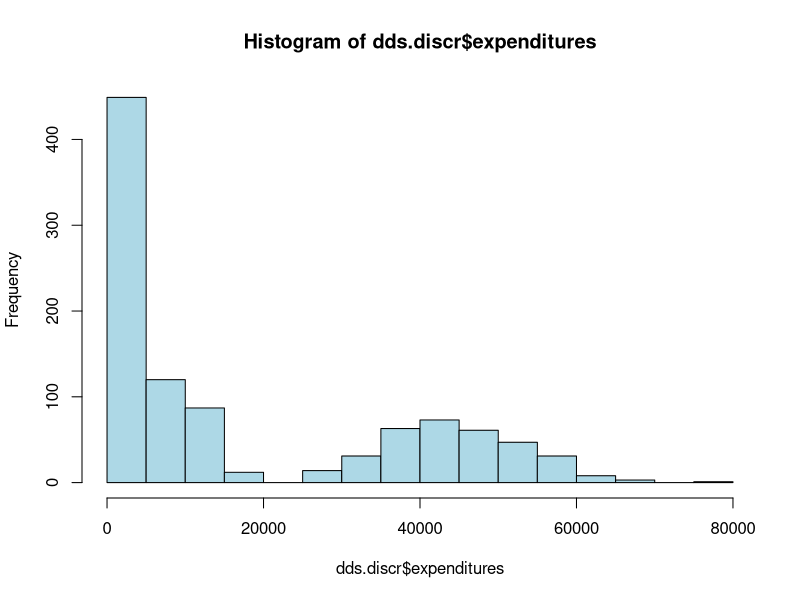
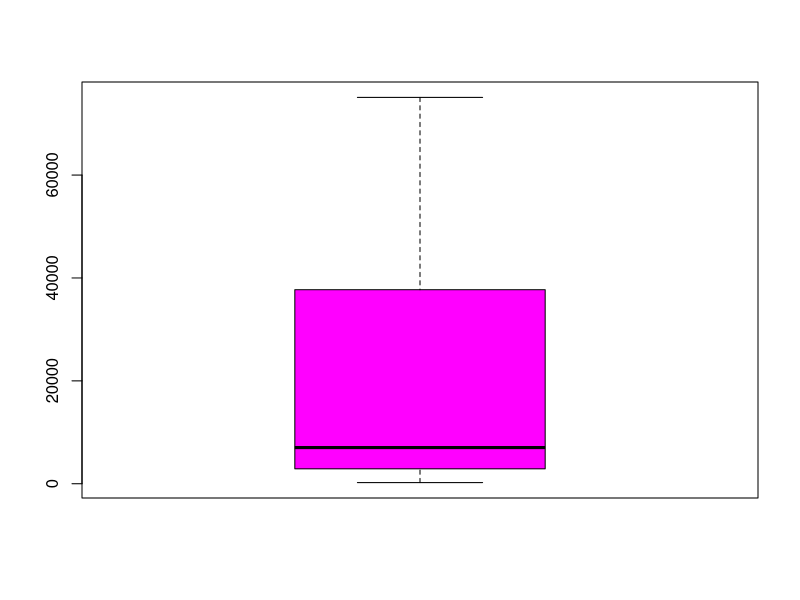
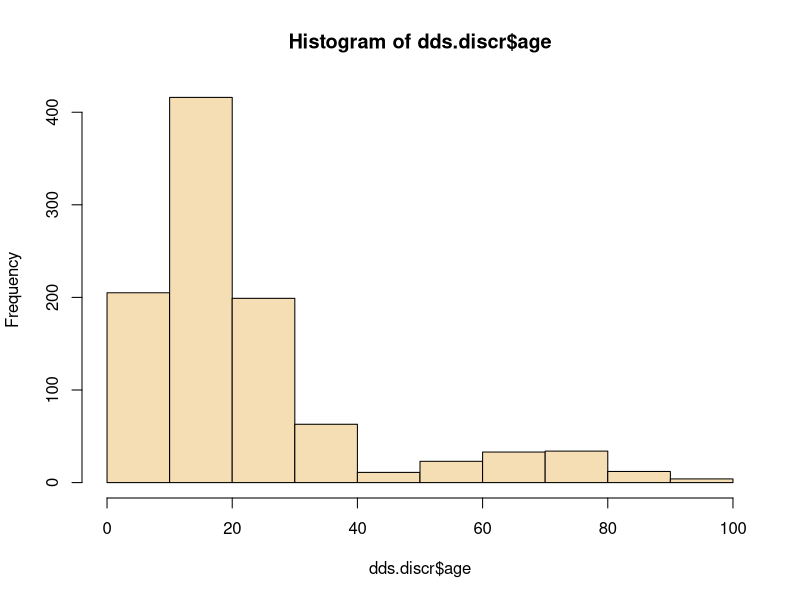
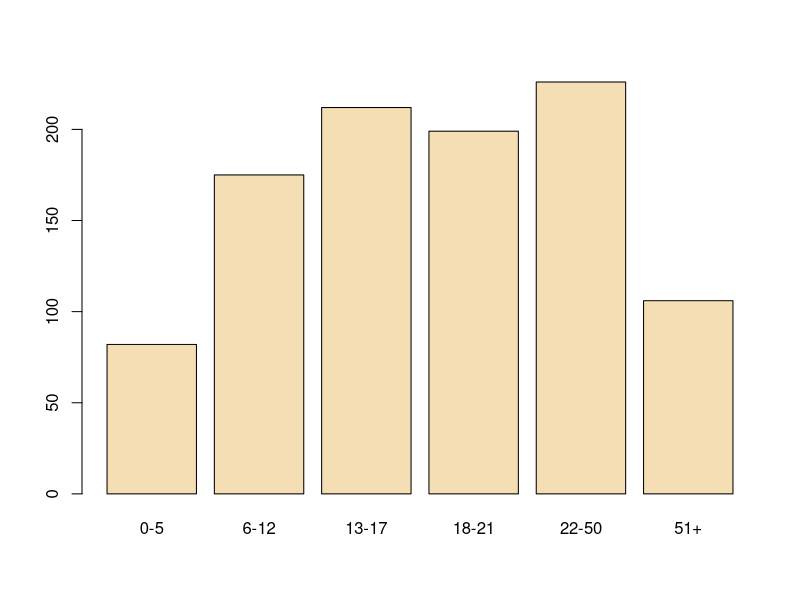
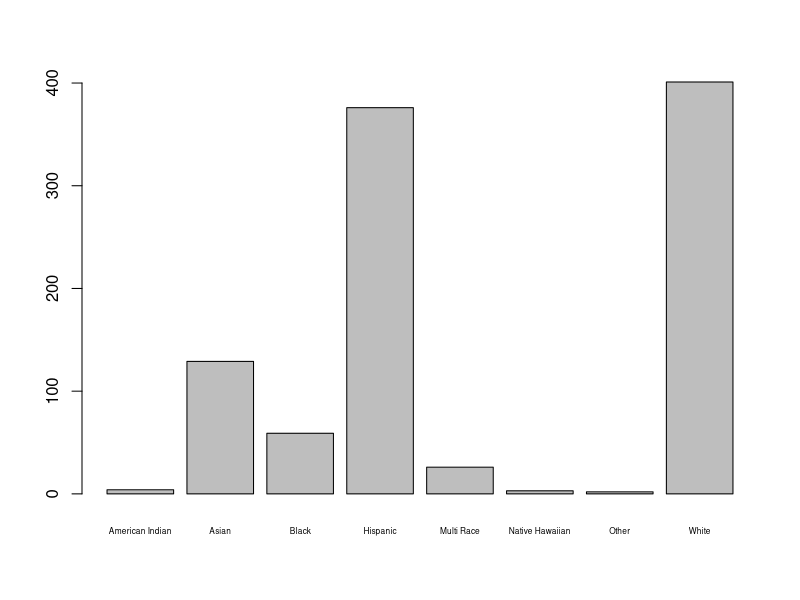
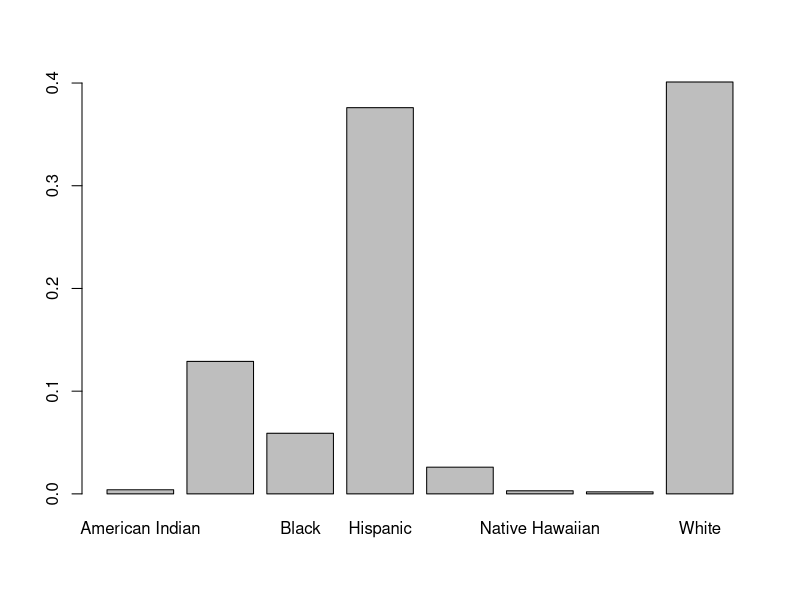
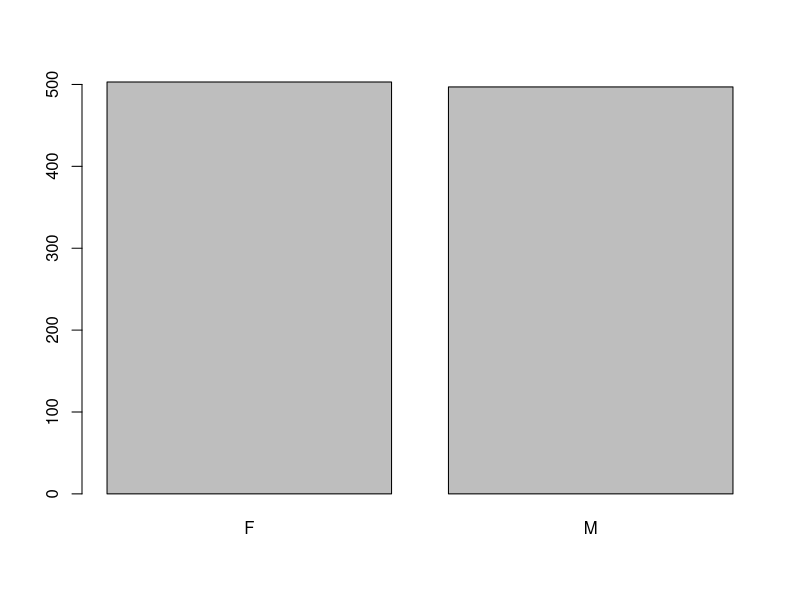
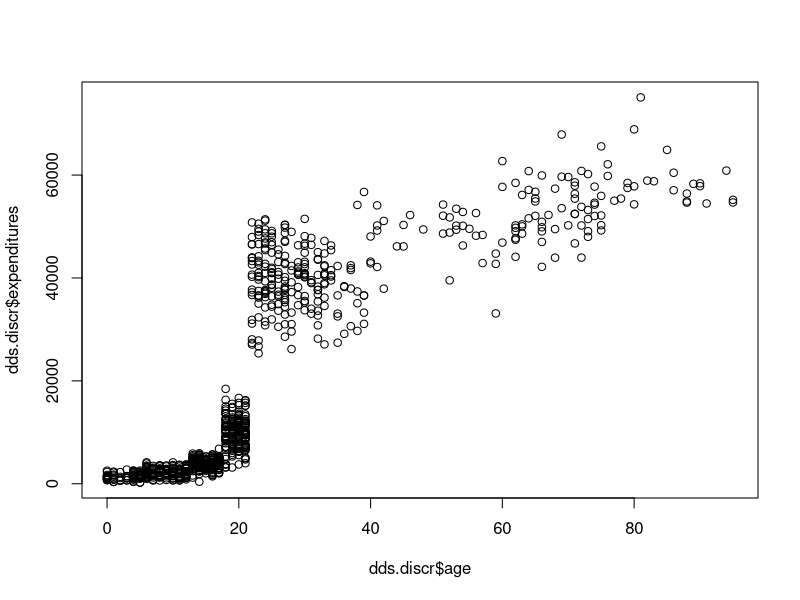

The R script that drew these images, in order:
## ---- chunk 1
#read file into R
dds.discr <- read.csv("data/dds_discrimination.csv")
head(dds.discr)
## ---- chunk 2
#remove first column
dds.discr[,1] <- NULL
    
#alternatively, we can give an extra argument into the read.csv function    
dds.discr2 <- read.csv("data/dds_discrimination.csv", row.names=1)
head(dds.discr2)

## ---- chunk 3
# your work here

names(dds.discr) = c("id","age.cohort","age","gender","expenditures","ethnicity")
names(dds.discr) 

## ---- chunk 4
#maybe better to use str()
str(dds.discr)
## ---- chunk 5

# see what values the var gender takes on
table(dds.discr$gender)

# see what non-numeric values the var expenditures takes on
dds.discr$expenditures[which(is.na(as.numeric(dds.discr$expenditures)))]

## ---- chunk 6
# change gender var to uppercase
dds.discr.uppercase <- toupper(dds.discr$gender)

# if the value is MALE, change it to 2
dds.discr.uppercase[which(dds.discr.uppercase == "MALE")] <- "2"

# if the value is FEMALE, change it to 1
dds.discr.uppercase[which(dds.discr.uppercase == "FEMALE")] <- "1"

# change gender var to type numeric
dds.discr$gender <- as.numeric(dds.discr.uppercase)

## ---- chunk 7

# substitute $ for non-numeric values of Expenditure with blank character
dds.discr$expenditures[which(is.na(as.numeric(dds.discr$expenditures)))] <- gsub("\\$","",dds.discr$expenditures[which(is.na(as.numeric(dds.discr$expenditures)))]) 

# substitute , for non-numeric values of Expenditure with blank character
dds.discr$expenditures[which(is.na(as.numeric(dds.discr$expenditures)))] <- gsub(",","",dds.discr$expenditures[which(is.na(as.numeric(dds.discr$expenditures)))]) 

# change Expenditures var to type numeric
dds.discr$expenditures <- as.numeric(dds.discr$expenditures)

## ---- chunk 8
summary(dds.discr)

dds.discr$gender =  factor(dds.discr$gender, levels=1:2, labels=c("F","M"))

dds.discr$age.cohort = factor(dds.discr$age.cohort, levels = c(1,6,3,4,5,2),
                                  labels=c("0-5","6-12","13-17","18-21","22-50","51+"))

dds.discr$ethnicity =  factor(dds.discr$ethnicity, levels=1:8, labels=c("American Indian","Asian","Black","Hispanic","Multi Race","Native Hawaiian","Other","White"))

## ---- chunk 9
#save the file
save(dds.discr, file = "dds_discr.Rdata")
## ---- chunk 10
#graphical summaries
hist(dds.discr$expenditures,col="lightblue")
boxplot(dds.discr$expenditures, col="magenta")
#numerical summaries
summary(dds.discr$expenditures)
## ---- chunk 11
#graphical summaries
hist(dds.discr$age, col = "wheat")
plot(dds.discr$age.cohort, col = "wheat")

#numerical summaries
summary(dds.discr$age)
table(dds.discr$age.cohort)
## ---- chunk 12
#graphical summaries
barplot(table(dds.discr$ethnicity), cex.names = 0.5)
barplot(prop.table(table(dds.discr$ethnicity)))

#numerical summaries
table(dds.discr$ethnicity)
prop.table(table(dds.discr$ethnicity))

mean(dds.discr$ethnicity == "White" | dds.discr$ethnicity == "Hispanic")
## ---- chunk 13
#graphical summaries
plot(dds.discr$gender)
table(dds.discr$gender)
## ---- chunk 14
# graphical
plot(dds.discr$expenditures ~ dds.discr$age)
plot(dds.discr$expenditures ~ dds.discr$age.cohort)

# numerical
tapply(dds.discr$expenditures, dds.discr$age.cohor, summary)
## ---- chunk 15
# graphical
boxplot(dds.discr$expenditures ~ dds.discr$ethnicity, cex.axis = 0.6)

# numerical
tapply(dds.discr$expenditures, dds.discr$ethnicity, summary)
## ---- chunk 16
tapply(dds.discr$expenditures, dds.discr$ethnicity, mean)
## ---- chunk 17
plot(age~ethnicity, dds.discr[dds.discr$ethnicity == c("White", "Hispanic"),])
## ---- chunk 18
with(dds.discr[dds.discr$ethnicity == c("White", "Hispanic"),], tapply(expenditures, list(ethnicity, age.cohort), mean))
